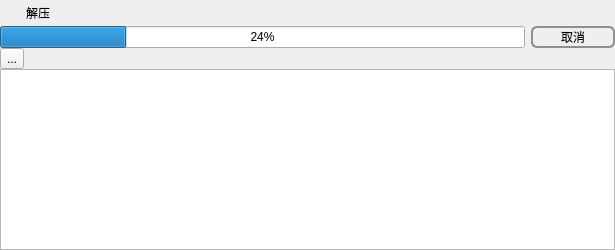
<?xml version="1.0" encoding="UTF-8"?>
<ui version="4.0">
 <class>DeCodeDialog</class>
 <widget class="QWidget" name="DeCodeDialog">
  <property name="geometry">
   <rect>
    <x>0</x>
    <y>0</y>
    <width>615</width>
    <height>250</height>
   </rect>
  </property>
  <property name="minimumSize">
   <size>
    <width>400</width>
    <height>250</height>
   </size>
  </property>
  <property name="styleSheet">
   <string notr="true">#minimizeButton {
  image: url(:/res/minimize-button1.png);
}

#minimizeButton, #maximizeButton {
  background-color: transparent;
  border-radius: 0px;
}

#minimizeButton:hover, #maximizeButton:hover {
  border-style: none;
  background-color: #80c7c7c7;
}

#minimizeButton:pressed, #maximizeButton:pressed {
  border-style: none;
  background-color: #80808080;
}

#closeButton {
  image: url(:/res/close-button1.png);
  background-color: transparent;
  border-radius: 0px;
}

#closeButton:hover {
	image: url(:/res/close-button2.png);
  border-style: none;
  background-color: #e81123;
}

#closeButton:pressed {
  image: url(:/res/close-button2.png);
  border-style: none;
  background-color: #8c0a15;
}

#fileBtn{
font: 9t &quot;华康方圆体W7(P)&quot;;
border-radius: 10px;
border-color: rgb(0, 170, 255);
background-color: rgb(170, 255, 255);
}

#fileBtn:pressed {

	background-color: rgb(170, 255, 255);
}
#startBtn{
font: 10t &quot;华康方圆体W7(P)&quot;;
border-radius: 10px;
border-color: rgb(0, 170, 255);
background-color: rgb(170, 255, 255);
}
#startBtn:pressed {
	background-color: rgb(170, 255, 255);
}</string>
  </property>
  <layout class="QGridLayout" name="gridLayout">
   <property name="leftMargin">
    <number>0</number>
   </property>
   <property name="topMargin">
    <number>0</number>
   </property>
   <property name="rightMargin">
    <number>0</number>
   </property>
   <property name="bottomMargin">
    <number>0</number>
   </property>
   <property name="spacing">
    <number>0</number>
   </property>
   <item row="0" column="0" colspan="2">
    <layout class="QHBoxLayout" name="horizontalLayout">
     <property name="spacing">
      <number>0</number>
     </property>
     <property name="sizeConstraint">
      <enum>QLayout::SetFixedSize</enum>
     </property>
     <property name="leftMargin">
      <number>0</number>
     </property>
     <item>
      <widget class="QLabel" name="ico">
       <property name="enabled">
        <bool>true</bool>
       </property>
       <property name="minimumSize">
        <size>
         <width>26</width>
         <height>26</height>
        </size>
       </property>
       <property name="maximumSize">
        <size>
         <width>26</width>
         <height>26</height>
        </size>
       </property>
       <property name="text">
        <string/>
       </property>
       <property name="pixmap">
        <pixmap resource="res.qrc">:/res/dog.jpg</pixmap>
       </property>
       <property name="scaledContents">
        <bool>true</bool>
       </property>
      </widget>
     </item>
     <item>
      <widget class="QLabel" name="label">
       <property name="styleSheet">
        <string notr="true">font: 75 12pt &quot;文泉驿等宽正黑&quot;;</string>
       </property>
       <property name="text">
        <string>解压</string>
       </property>
      </widget>
     </item>
     <item>
      <spacer name="horizontalSpacer">
       <property name="orientation">
        <enum>Qt::Horizontal</enum>
       </property>
       <property name="sizeHint" stdset="0">
        <size>
         <width>297</width>
         <height>23</height>
        </size>
       </property>
      </spacer>
     </item>
     <item>
      <widget class="QPushButton" name="minimizeButton">
       <property name="sizePolicy">
        <sizepolicy hsizetype="Fixed" vsizetype="Fixed">
         <horstretch>0</horstretch>
         <verstretch>0</verstretch>
        </sizepolicy>
       </property>
       <property name="minimumSize">
        <size>
         <width>45</width>
         <height>26</height>
        </size>
       </property>
       <property name="maximumSize">
        <size>
         <width>45</width>
         <height>26</height>
        </size>
       </property>
       <property name="focusPolicy">
        <enum>Qt::NoFocus</enum>
       </property>
       <property name="contextMenuPolicy">
        <enum>Qt::NoContextMenu</enum>
       </property>
       <property name="toolTip">
        <string>Minimize</string>
       </property>
       <property name="iconSize">
        <size>
         <width>33</width>
         <height>26</height>
        </size>
       </property>
      </widget>
     </item>
     <item>
      <widget class="QPushButton" name="closeButton">
       <property name="sizePolicy">
        <sizepolicy hsizetype="Fixed" vsizetype="Fixed">
         <horstretch>0</horstretch>
         <verstretch>0</verstretch>
        </sizepolicy>
       </property>
       <property name="minimumSize">
        <size>
         <width>45</width>
         <height>26</height>
        </size>
       </property>
       <property name="maximumSize">
        <size>
         <width>45</width>
         <height>26</height>
        </size>
       </property>
       <property name="focusPolicy">
        <enum>Qt::NoFocus</enum>
       </property>
       <property name="contextMenuPolicy">
        <enum>Qt::NoContextMenu</enum>
       </property>
       <property name="toolTip">
        <string>Close</string>
       </property>
       <property name="iconSize">
        <size>
         <width>34</width>
         <height>26</height>
        </size>
       </property>
      </widget>
     </item>
    </layout>
   </item>
   <item row="1" column="0" rowspan="2" colspan="2">
    <layout class="QHBoxLayout" name="horizontalLayout_2">
     <item>
      <widget class="QProgressBar" name="progressBar">
       <property name="value">
        <number>24</number>
       </property>
      </widget>
     </item>
     <item>
      <widget class="QPushButton" name="cancle">
       <property name="styleSheet">
        <string notr="true">QPushButton {
    border: 2px solid #8f8f91;
    border-radius: 6px;
    background-color: qlineargradient(x1: 0, y1: 0, x2: 0, y2: 1,
                                      stop: 0 #f6f7fa, stop: 1 #dadbde);
    min-width: 80px;
}

QPushButton:pressed {
    background-color: qlineargradient(x1: 0, y1: 0, x2: 0, y2: 1,
                                      stop: 0 #dadbde, stop: 1 #f6f7fa);
}

QPushButton:flat {
    border: none; /* no border for a flat push button */
}

QPushButton:default {
    border-color: navy; /* make the default button prominent */
}</string>
       </property>
       <property name="text">
        <string>取消</string>
       </property>
      </widget>
     </item>
    </layout>
   </item>
   <item row="2" column="1" rowspan="2">
    <spacer name="horizontalSpacer_2">
     <property name="orientation">
      <enum>Qt::Horizontal</enum>
     </property>
     <property name="sizeHint" stdset="0">
      <size>
       <width>575</width>
       <height>20</height>
      </size>
     </property>
    </spacer>
   </item>
   <item row="3" column="0">
    <widget class="QToolButton" name="toolButton">
     <property name="text">
      <string>...</string>
     </property>
    </widget>
   </item>
   <item row="4" column="0" colspan="2">
    <widget class="QTextBrowser" name="enCodeLog"/>
   </item>
  </layout>
 </widget>
 <layoutdefault spacing="6" margin="11"/>
 <resources>
  <include location="res.qrc"/>
 </resources>
 <connections>
  <connection>
   <sender>closeButton</sender>
   <signal>clicked()</signal>
   <receiver>DeCodeDialog</receiver>
   <slot>close()</slot>
   <hints>
    <hint type="sourcelabel">
     <x>378</x>
     <y>9</y>
    </hint>
    <hint type="destinationlabel">
     <x>432</x>
     <y>47</y>
    </hint>
   </hints>
  </connection>
  <connection>
   <sender>minimizeButton</sender>
   <signal>clicked()</signal>
   <receiver>DeCodeDialog</receiver>
   <slot>showMinimized()</slot>
   <hints>
    <hint type="sourcelabel">
     <x>318</x>
     <y>7</y>
    </hint>
    <hint type="destinationlabel">
     <x>418</x>
     <y>73</y>
    </hint>
   </hints>
  </connection>
 </connections>
</ui>
